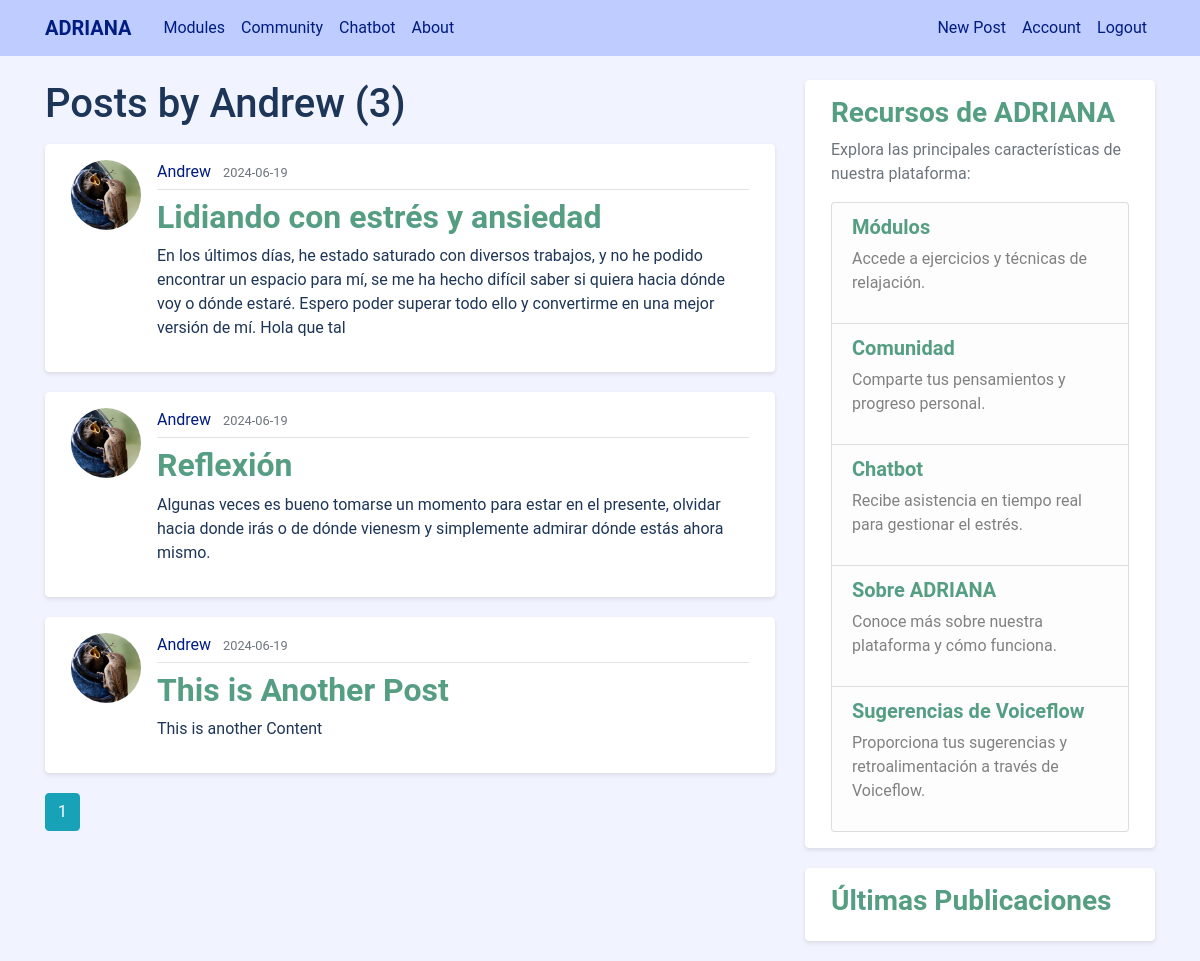
The page /user/Andrew (signed in) on the database its author committed.
### adriana_assistant/models.py (models this page shows, shortened)
class User(db.Model, UserMixin):
    id = db.Column(db.Integer, primary_key=True)
    username = db.Column(db.String(20), unique=True, nullable=False)
    email = db.Column(db.String(120), unique=True, nullable=False)
    image_file = db.Column(db.String(20), nullable=False, default='default.jpg')
    password = db.Column(db.String(60), nullable=False)
    posts = db.relationship('Post', backref='author', lazy=True)

class Post(db.Model):
    id = db.Column(db.Integer, primary_key=True)
    title = db.Column(db.String(100), nullable=False)
    date_posted = db.Column(db.DateTime, nullable=False, default=datetime.utcnow)
    content = db.Column(db.Text, nullable=False)
    user_id = db.Column(db.Integer, db.ForeignKey('user.id'), nullable=False)

### adriana_assistant/routes.py (the view)
@app.route("/user/<string:username>")
def user_posts(username):
    page = request.args.get('page', 1, type=int)
    user = User.query.filter_by(username=username).first_or_404()
    posts = Post.query.filter_by(author=user)\
        .order_by(Post.date_posted.desc())\
        .paginate(page=page, per_page=5)
    return render_template('user_posts.html', posts=posts, user=user)

### adriana_assistant/models.py (called while the page is built)
@login_manager.user_loader
def load_user(user_id):
    return User.query.get(int(user_id))

### adriana_assistant/templates/user_posts.html
{% extends "layout.html" %}
{% block content %}
    <h1 class="mb-3">Posts by {{ user.username }} ({{ posts.total }})</h1>
    {% for post in posts.items %}
        <article class="media content-section">
          <img class="rounded-circle article-img" src="{{ url_for('static', filename='profile_pics/' + post.author.image_file) }}">
          <div class="media-body">
            <div class="article-metadata">
              <a class="mr-2" href="{{ url_for('user_posts', username=post.author.username) }}">{{ post.author.username }}</a>
              <small class="text-muted">{{ post.date_posted.strftime('%Y-%m-%d') }}</small>
            </div>
            <h2><a class="article-title" href="{{ url_for('post', post_id=post.id) }}">{{ post.title }}</a></h2>
            <p class="article-content">{{ post.content }}</p>
          </div>
        </article>
    {% endfor %}
    {% for page_num in posts.iter_pages(left_edge=1, right_edge=1, left_current=1, right_current=2) %}
      {% if page_num %}
        {% if posts.page == page_num %}
          <a class="btn btn-info mb-4" href="{{ url_for('user_posts', username=user.username, page=page_num) }}">{{ page_num }}</a>
        {% else %}
          <a class="btn btn-outline-info mb-4" href="{{ url_for('user_posts', username=user.username, page=page_num) }}">{{ page_num }}</a>
        {% endif %}
      {% else %}
        ...
      {% endif %}
    {% endfor %}
{% endblock content %}

### adriana_assistant/static/main.css (style rules this page uses)
body { background: #F1F4FF; color: #1D3557; font-family: 'Roboto', sans-serif; margin-top: 5rem; }
h1, h2, h3, h4, h5, h6 { color: #1D3557; font-weight: 500; }
.content-section { background: #FFFFFF; padding: 15px 25px; border: 1px solid #FFFFFF; border-radius: 4px; margin-bottom: 20px; box-shadow: 0 2px 4px rgba(0,0,0,0.1); }
.article-title { color: #559e83; font-weight: 600; }
.article-content { white-space: pre-line; }
.article-img { height: 70px; width: 70px; margin-right: 16px; border-radius: 4px; object-fit: cover; }
.article-metadata { padding-bottom: 5px; margin-bottom: 8px; border-bottom: 1px solid #e3e3e3; }
.article-metadata a { color: #001C81; }

### rows shown on the page
User: username "Andrew"
Post: image_file (picture), author.username "Andrew", date_posted "2024-06-19", title "Lidiando con estrés y ansiedad", content "En los últimos días, he estado saturado con diversos trabajos, y no he podido encontrar un espacio para mí, se me ha hecho difícil saber si quiera hacia dónde voy o dónde estaré. Espero poder superar todo ello y convertirme en una mejor versión de mí. Hola que tal"
Post: image_file (picture), author.username "Andrew", date_posted "2024-06-19", title "Reflexión", content "Algunas veces es bueno tomarse un momento para estar en el presente, olvidar hacia donde irás o de dónde vienesm y simplemente admirar dónde estás ahora mismo."
Post: image_file (picture), author.username "Andrew", date_posted "2024-06-19", title "This is Another Post", content "This is another Content"

### other values the page prints
{{ posts.total }} "3"
{{ page_num }} "1"
